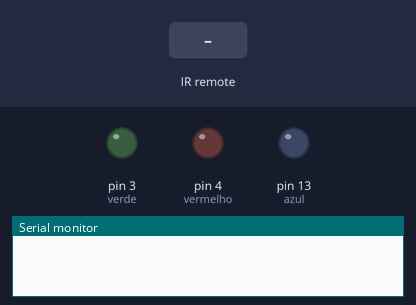
A sketch run on a simulated Arduino Uno, built with avr-gcc and run on an emulated ATmega328P. Shown: output pins drawn as LEDs (lit = HIGH), the last lines printed to the serial monitor. The test bench sets the inputs (shaded band).

Above: at 1.2 s.
1.3 s: infrared code 0xFD00FF received
At 2.5 s:
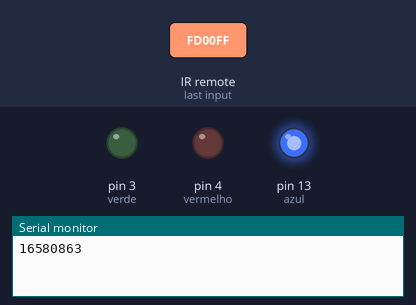
2.8 s: infrared code 0xFD807F received
At 3.9 s:
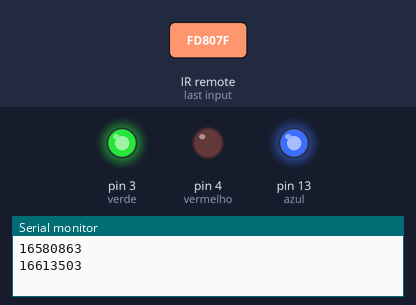
4.3 s: infrared code 0xFD40BF received
At 5.1 s:
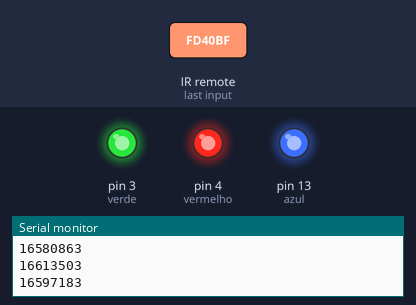
5.8 s: infrared code 0xFD00FF received
At 6.3 s:
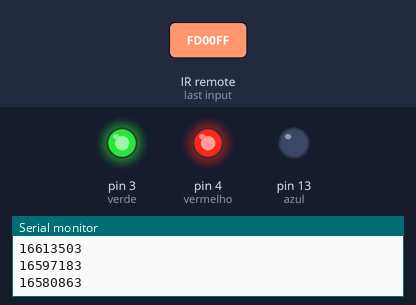
7.3 s: infrared code 0xFD807F received
At 8.8 s:
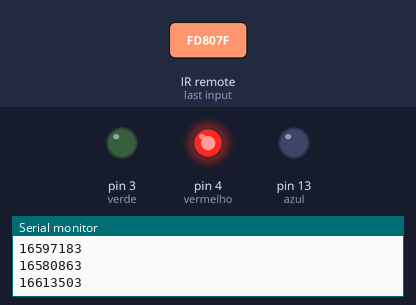
Timing chart, 0 to 9.8 s (numbered marks = the images above; inputs shaded):
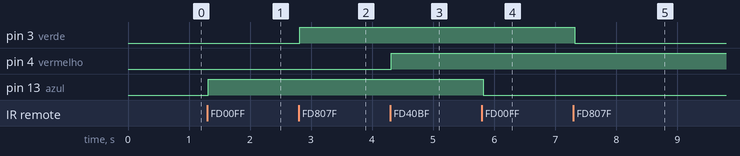

Measured:
- after the input at 1.3 s, pin 13 (azul): LOW → HIGH at once
- after the input at 2.8 s, pin 3 (verde): LOW → HIGH at once
- after the input at 4.3 s, pin 4 (vermelho): LOW → HIGH at once
- after the input at 5.8 s, pin 13 (azul): HIGH → LOW at once
- after the input at 7.3 s, pin 3 (verde): HIGH → LOW at once

The sketch:

IRrecvLed01.ino
```cpp
#include <IRremote.h>

#define PinoSensor 8//define pino do sensor

#define azul 13
#define verde 3//define pinos dos LEDs
#define vermelho 4

#define UM 16580863
#define DOIS 16613503//variaveis para as teclas dos LEDs
#define TRES 16597183

bool AZUL = false;
bool VERDE = false;//variaveis para o estado dos leds
bool VERMELHO = false;

IRrecv irsens(PinoSensor);//declara o pino do sensor

decode_results results;

void setup()
{
  Serial.begin(9600);
  pinMode(azul, OUTPUT);
  pinMode(verde, OUTPUT);
  pinMode(vermelho, OUTPUT);

  irsens.enableIRIn();//inicia o sensor para o recebimento
}

void loop() {
    digitalWrite(azul, AZUL);
    digitalWrite(verde, VERDE);
    digitalWrite(vermelho, VERMELHO);

  if (irsens.decode(&results)) {
    Serial.println(results.value, DEC);

    switch(results.value){
      case UM:
    AZUL = !AZUL;
      break;

      case DOIS:
    VERDE = !VERDE;
      break;

      case TRES:
    VERMELHO = !VERMELHO;
      break;

    }
    irsens.resume(); // Receive the next value
  }

  delay(10);
}
```
